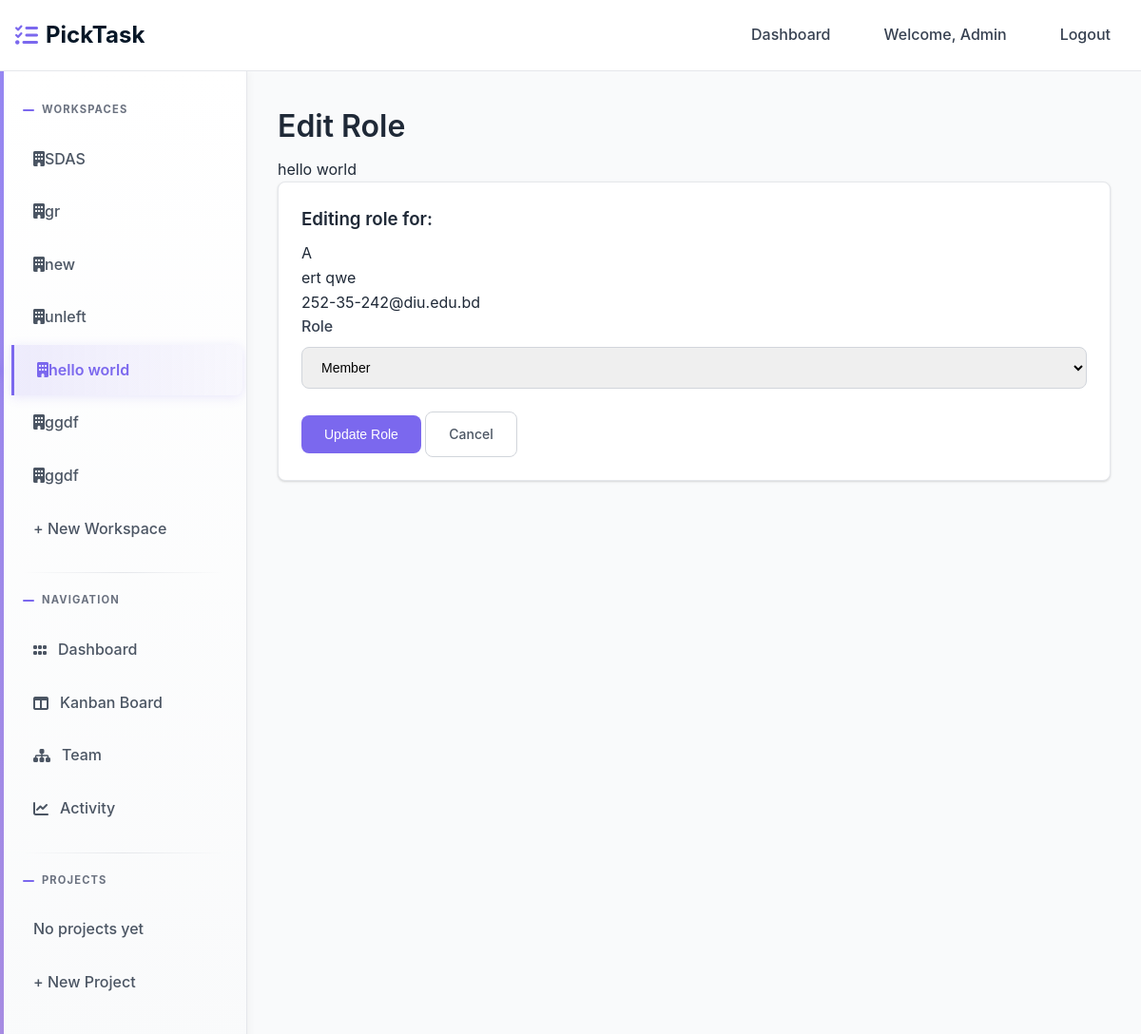
The page /team/3/roles/5/ (signed in) on the database its author committed.
### home/models.py (models this page shows)
class User(AbstractUser):
    full_name = models.CharField(max_length=255, blank=True, null=True)
    created_at = models.DateTimeField(auto_now_add=True)

### workspace/models.py (models this page shows, shortened)
class Membership(models.Model):
    ROLE_CHOICES = [
        ('admin', 'Admin'),
        ('member', 'Member'),
    ]
    user = models.ForeignKey(settings.AUTH_USER_MODEL, on_delete=models.CASCADE, related_name='memberships')
    workspace = models.ForeignKey(Workspace, on_delete=models.CASCADE, related_name='memberships')
    role = models.CharField(max_length=20, choices=ROLE_CHOICES, default='member')
    joined_at = models.DateTimeField(auto_now_add=True)
    class Meta:
        unique_together = ['user', 'workspace']
        ordering = ['-joined_at']

class Workspace(models.Model):
    name = models.CharField(max_length=255)
    created_by = models.ForeignKey(settings.AUTH_USER_MODEL, on_delete=models.CASCADE, related_name='workspaces_created')
    created_at = models.DateTimeField(auto_now_add=True)
    class Meta:
        ordering = ['-created_at']

### workspace/decorators.py (the view)
    def wrapper(request, workspace_id, *args, **kwargs):
        workspace = get_object_or_404(Workspace, id=workspace_id)
        membership = Membership.objects.filter(
            user=request.user,
            workspace=workspace,
            role='admin'
        ).first()
        if not membership:
            messages.error(request, "Admin access required for this action")
            return redirect('workspace:dashboard')
        return view_func(request, workspace_id, *args, **kwargs)

### team/forms.py
class RoleAssignmentForm(forms.ModelForm):
    class Meta:
        model = Membership
        fields = ['role']
        widgets = {
            'role': forms.Select(attrs={'class': 'form-select'}),
        }

### templates/team/roles.html (shortened to what this page needs)
{% extends 'base.html' %}
{% load static %}
{% block content %}
<div class="max-w-2xl mx-auto">
    <div class="mb-6">
        <h1>Edit Role</h1>
        <p class="text-gray-600">{{ workspace.name }}</p>
    </div>
    <div class="card">
        <div class="card-body">
            <div class="mb-6 p-4 bg-gray-50 rounded-lg">
                <h3 class="font-semibold mb-2">Editing role for:</h3>
                <div class="flex items-center gap-3">
                    <div class="w-12 h-12 bg-primary rounded-full flex items-center justify-center text-white font-semibold">
                        {{ membership.user.username|first|upper }}
                    </div>
                    <div>
                        <div class="font-medium text-lg">{{ membership.user.get_full_name|default:membership.user.username }}</div>
                        <div class="text-gray-600">{{ membership.user.email }}</div>
                    </div>
                </div>
            </div>
            <form method="post">
                <div class="form-group">
                    <label class="form-label" for="{{ form.role.id_for_label }}">Role</label>
                    {{ form.role }}
                </div>
                <div class="flex gap-4 mt-8">
                    <button type="submit" class="btn btn-primary">
                        Update Role
                    </button>
                    <a href="{% url 'team:team' workspace.id %}" class="btn btn-outline">
                        Cancel
                    </a>
                </div>
            </form>
        </div>
    </div>
</div>
{% endblock %}

### templates/base.html (shortened to what this page needs)
<!DOCTYPE html>
<html lang="en">
  <head>
    <link href="https://cdnjs.cloudflare.com/ajax/libs/font-awesome/6.0.0/css/all.min.css" rel="stylesheet">
  </head>
  <body>
    <nav class="navbar" id="navbar" role="navigation" aria-label="Main navigation">
      <div class="nav-container">
        <a href="{% url 'workspace:dashboard' %}" class="logo" aria-label="PickTask home">
          <i class="fas fa-tasks" aria-hidden="true"></i>
          PickTask
        </a>
        <div class="nav-links" id="nav-links">
          {% if user.is_authenticated %}
          <a href="{% url 'workspace:dashboard' %}" class="nav-link {% if request.resolver_match.url_name == 'dashboard' %}active{% endif %}">Dashboard</a>
          <span class="nav-link">Welcome, {{ user.username }}</span>
          <a href="{% url 'authentication:logout' %}" class="nav-link">Logout</a>
          {% else %}
          <a href="{% url 'authentication:login' %}" class="nav-link">Login</a>
          <a href="{% url 'authentication:register' %}" class="nav-link">Register</a>
          {% endif %}
        </div>
      </div>
    </nav>
    <div class="app-layout">
      {% if user.is_authenticated %}
      <aside class="sidebar">{% include 'partials/sidebar.html' %}</aside>
      {% endif %}
      <main class="main-content">
        {% block content %}{% endblock %}
      </main>
    </div>
  </body>
</html>

### templates/partials/sidebar.html
<div class="sidebar-section">
  <div class="sidebar-title">Workspaces</div>
  {% for membership in user.memberships.all %}
  <a
    href="{% url 'workspace:workspace-detail' membership.workspace.id %}"
    class="sidebar-link {% if current_workspace.id == membership.workspace.id %}active{% endif %}"
  >
    <span
      ><i class="fa-solid fa-building"></i>{{membership.workspace.name}}</span
    >
  </a>
  {% endfor %}
  <a
    href="{% url 'workspace:create-workspace' %}"
    class="sidebar-link {% if request.resolver_match.url_name == 'create-workspace' %}active{% endif %}"
  >
    + New Workspace
  </a>
</div>
{% if current_workspace %}
<div class="sidebar-section">
  <div class="sidebar-title">Navigation</div>
  <a
    href="{% url 'workspace:workspace-detail' current_workspace.id %}"
    class="sidebar-link {% if request.resolver_match.url_name == 'workspace-detail' %}active{% endif %}"
    ><i class="fa-solid fa-grip"></i>Dashboard
  </a>
  <a
    href="{% url 'kanban:kanban' current_workspace.id %}"
    class="sidebar-link {% if request.resolver_match.url_name == 'kanban' %}active{% endif %}"
    ><i class="fa-solid fa-table-columns"></i>Kanban Board
  </a>
  <a
    href="{% url 'team:team' current_workspace.id %}"
    class="sidebar-link {% if request.resolver_match.url_name == 'team' %}active{% endif %}"
    ><i class="fa-solid fa-sitemap"></i>Team
  </a>
  <a
    href="{% url 'activity:activity' current_workspace.id %}"
    class="sidebar-link {% if request.resolver_match.url_name == 'activity' %}active{% endif %}"
    ><i class="fa-solid fa-chart-line"></i>Activity
  </a>
</div>
<div class="sidebar-section">
  <div class="sidebar-title">Projects</div>
  {% for project in current_workspace.projects.all %}
  <a
    href="{% url 'kanban:kanban' current_workspace.id %}?project={{ project.id }}"
    class="sidebar-link"
    ><i class="fa-solid fa-list-check"></i>{{ project.name }}
  </a>
  {% empty %}
  <span class="sidebar-link text-muted">No projects yet</span>
  {% endfor %}
  <a
    href="{% url 'workspace:create-project' current_workspace.id %}"
    class="sidebar-link"
  >
    + New Project
  </a>
</div>
{% endif %}

### rows shown on the page
User: username "Admin"
Membership: workspace.name "SDAS"
Membership: workspace.name "gr"
Membership: workspace.name "new"
Membership: workspace.name "unleft"
Membership: workspace.name "hello world"
Membership: workspace.name "ggdf"
Membership: workspace.name "ggdf"
Workspace: name "hello world"
Membership: user.username|first "A", user.get_full_name "ert qwe", user.email "252-35-242@diu.edu.bd", role "Member"
